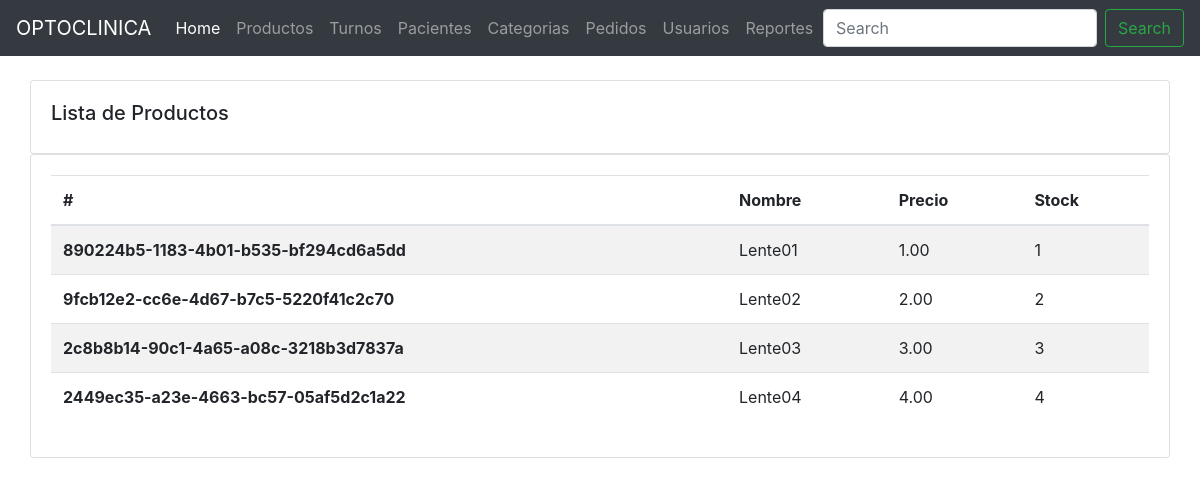
The page / on the database its author committed.
### productos/models.py (models this page shows, shortened)
class Producto(models.Model):
    id = models.UUIDField(primary_key=True,
                          default=uuid4,
                          editable=False,
                          verbose_name="UUID"
                          )
    LADO_OPCIONES = (
        ('izquierdo', 'izquierdo'),
        ('derecho', 'derecho')
    )
    DISTANCIA_OPCIONES = (
        ('lejos', 'lejos'),
        ('cerca', 'cerca')
    )
    nombre = models.CharField(max_length=100, unique=True)
    codigo_producto = models.CharField(max_length=100, blank=True, null=True)
    precio = models.DecimalField(max_digits=14, decimal_places=2, default=0.0)
    stock = models.PositiveIntegerField(blank=True, null=True, default=1) # @Modificar stock
    armazon = models.BooleanField(default=False)
    lente = models.BooleanField(default=False)
    lado = models.CharField(
        max_length=10,
        choices=LADO_OPCIONES,
        default='izquierdo',
        blank=True,
        null=True,
    )
    distancia = models.CharField(
        max_length=5,
        choices=DISTANCIA_OPCIONES,
        default='lejos',
        blank=True,
        null=True,
    )

### productos/views.py (the view)
# urls.py: path('', views.listadeproductos, name='listadeproductos'),
def listadeproductos(request):
	productos = Producto.objects.all()
	return render(request, 'productos/listadeproductos.html', {'productos':productos})

### productos/templates/productos/listadeproductos.html (shortened to what this page needs)
{% extends 'productos/main.html'%}
{% block content %}
<br>
    <div class="col-md">
        <div class="card card-body">
            <h5>Lista de Productos</h5>
        </div>
        <div class="card card-body">
            <table class="table table-striped">
                <thead>
                  <tr>
                    <th scope="col">#</th>
                    <th scope="col">Nombre</th>
                    <th scope="col">Precio</th>
                    <th scope="col">Stock</th>
                  </tr>
                </thead>
                <tbody>
                    {% for producto in productos %}
                    <tr>
                        <th scope="row">{{producto.id}}</td>
                        <td>{{producto.nombre}}</td>
                        <td>{{producto.precio}}</td>
                        <td>{{producto.stock}}</td>
                    </tr>
                    {% endfor %}
                </tbody>
              </table>
        </div>
    </div>
{% endblock %}

### productos/templates/productos/main.html (shortened to what this page needs)
{% load static %}
<!DOCTYPE html>
<html lang="en">
<head>
    <link rel="stylesheet" href="https://stackpath.bootstrapcdn.com/bootstrap/4.3.1/css/bootstrap.min.css">
</head>
<body>
	{%  include 'productos/navbar.html' %}
	<div class="container-fluid">
	{% block content %}
	{% endblock %}
    </div>
</body>
</html>

### productos/templates/productos/navbar.html (shortened to what this page needs)
<nav class="navbar navbar-expand-lg navbar-dark bg-dark">
    <a class="navbar-brand" href="#">OPTOCLINICA</a>
    <div class="collapse navbar-collapse" id="navbarNavAltMarkup">
      <div class="navbar-nav">
        <a class="nav-item nav-link active" href="#">Home <span class="sr-only">(current)</span></a>
        <a class="nav-item nav-link" href="#">Productos</a>
        <a class="nav-item nav-link" href="#">Turnos</a>
        <a class="nav-item nav-link" href="#">Pacientes</a>
        <a class="nav-item nav-link" href="#">Categorias</a>
        <a class="nav-item nav-link" href="#">Pedidos</a>
        <a class="nav-item nav-link" href="#">Usuarios</a>
        <a class="nav-item nav-link" href="#">Reportes</a>
      </div>
    </div>
    <form class="form-inline">
        <input class="form-control mr-sm-2" type="search" placeholder="Search" aria-label="Search">
        <button class="btn btn-outline-success my-2 my-sm-0" type="submit">Search</button>
      </form>
</nav>

### rows shown on the page
Producto: id "890224b5-1183-4b01-b535-bf294cd6a5dd", nombre "Lente01", precio "1.00", stock "1"
Producto: id "9fcb12e2-cc6e-4d67-b7c5-5220f41c2c70", nombre "Lente02", precio "2.00", stock "2"
Producto: id "2c8b8b14-90c1-4a65-a08c-3218b3d7837a", nombre "Lente03", precio "3.00", stock "3"
Producto: id "2449ec35-a23e-4663-bc57-05af5d2c1a22", nombre "Lente04", precio "4.00", stock "4"
